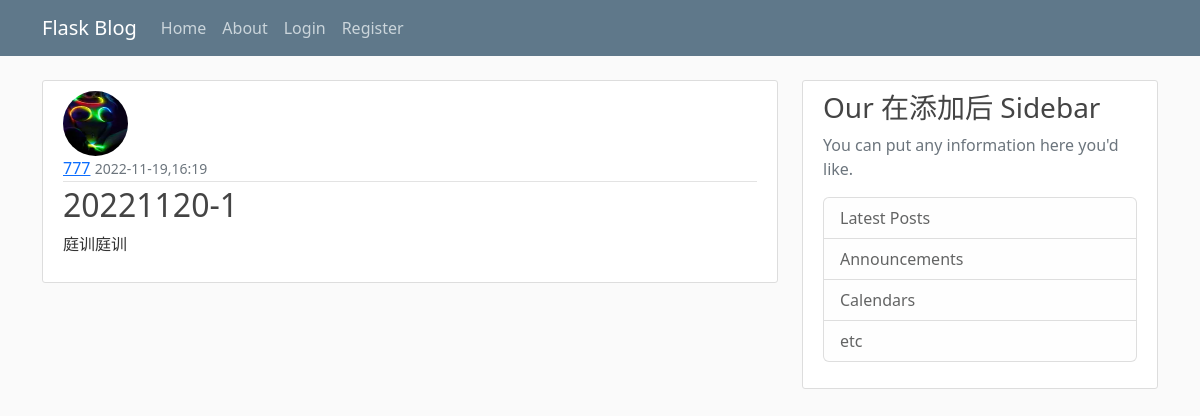
The page /post/31 on the database its author committed.
### flaskblog/models.py (models this page shows, shortened)
class User(db.Model,UserMixin):
    id = db.Column(db.Integer,primary_key=True)
    username = db.Column(db.String(20),unique=True,nullable=False)
    email = db.Column(db.String(120),unique=True,nullable=False)
    image_file = db.Column(db.String(20),nullable=False,default='default.jpg')
    password = db.Column(db.String(60),nullable=False)
    posts = db.relationship('Post',backref='author',lazy=True)

class Post(db.Model):
    id = db.Column(db.Integer,primary_key=True)
    title = db.Column(db.String(100),nullable=True)
    date_posted = db.Column(db.DateTime,nullable=False,default=datetime.utcnow)
    content = db.Column(db.Text,nullable=False)
    user_id = db.Column(db.Integer,db.ForeignKey('user.id'),nullable=False)

### flaskblog/routes.py (the view)
@app.route("/post/<int:post_id>")
def post(post_id):
    post = Post.query.get_or_404(post_id,"输入的flask页面错误缺失")
    return render_template('post.html',title=post.title,post=post)

### flaskblog/templates/post.html (shortened to what this page needs)
{% extends "layout.html" %}
{% block content %}
    <article class="media content-section">
        <img class="rounded-circle article-img" src="{{ url_for('static',filename='profile_pics/' + post.author.image_file) }}">
        <div class="media-body">
            <div class="article-metadata">
                <a class="mr-2" href="{{url_for('user_posts',username=post.author.username) }}">{{ post.author.username }}</a>
                <small class="text-muted">{{ post.date_posted.strftime('%Y-%m-%d,%H:%M') }}</small>
            </div>
            <h2 class="article-title">{{ post.title }}</h2>
            <p class="article-content">{{ post.content }}</p>
        </div>
    </article>
{% endblock content %}

### flaskblog/static/main.css (style rules this page uses)
body { background: #fafafa; color: #333333; margin-top: 5rem; }
h1, h2, h3, h4, h5, h6 { color: #444444; }
.content-section { background: #ffffff; padding: 10px 20px; border: 1px solid #dddddd; border-radius: 3px; margin-bottom: 20px; }
.article-title { color: #444444; }
.article-content { white-space: pre-line; }
.article-img { height: 65px; width: 65px; margin-right: 16px; }
.article-metadata { padding-bottom: 1px; margin-bottom: 4px; border-bottom: 1px solid #e3e3e3 }

### rows shown on the page
User: image_file (picture), author.username "777"
Post: date_posted "2022-11-19,16:19", title "20221120-1", content "庭训庭训"
